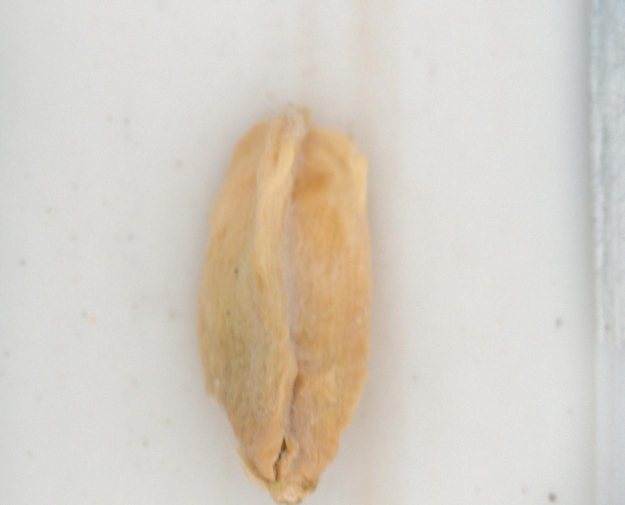
#> input picture data/test_wheat_2021/Wheat/Test Samples/CFP-CK1/16401081_0.jpg, 1250 x 1010 px, found by its file name (shown at 1/2 size); its folder holds 4 pictures in this run
$ jupyter execute --allow-errors General.ipynb
#> lines starting #> are read from the running program, lines starting #| are printed output that depends on the picture; pictures that were not available may be replaced by others from this repository, and a replacement may not be noted
[cell 1]
# Data Processing Imports
import os
import numpy as np
import pandas as pd
from skimage.transform import resize, rotate, resize
from skimage.io import imread
import matplotlib.pyplot as plt
import random
import copy

# Logger Imports
import time
import logging
import sys
from logging.handlers import TimedRotatingFileHandler

# Model Specific Imports
from sklearn.model_selection import train_test_split
from matplotlib import pyplot as plt
from sklearn.linear_model import LogisticRegression
from sklearn import svm
from sklearn.model_selection import GridSearchCV
from sklearn.neighbors import KNeighborsClassifier
from sklearn.ensemble import RandomForestClassifier

# Visulaization and metrics
from sklearn.metrics import confusion_matrix, ConfusionMatrixDisplay
from sklearn.metrics import fbeta_score
from sklearn.metrics import roc_curve, auc, RocCurveDisplay

[cell 2]
# Sets up all standardized logger stuff
FORMATTER = logging.Formatter("%(asctime)s —  %(levelname)s — %(message)s")
LOG_FILE = "General_Script.log"

def get_console_handler():
    console_handler = logging.StreamHandler(sys.stdout)
    console_handler.setFormatter(FORMATTER)
    return console_handler

def get_file_handler():
    file_handler = TimedRotatingFileHandler(LOG_FILE, when='midnight')
    file_handler.setFormatter(FORMATTER)
    return file_handler

def get_logger(logger_name):
    logger = logging.getLogger(logger_name)

    if (logger.hasHandlers()): # important as removes duplicate loggers (and thus duplicate log entries)
        logger.handlers.clear()
    logger.setLevel(logging.DEBUG) # better to have too much log than not enough
    logger.addHandler(get_console_handler())
    logger.addHandler(get_file_handler())
    # with this pattern, it's rarely necessary to propagate the error up to parent
    logger.propagate = False
    return logger

logger = get_logger("General_Script")

[cell 3]
# Loads all data from files. NOTE, the folder in which the img's are stored in dictates there health class. See comments for folder class

Categories_Durum=['CFP-CK1','CFP-CK2'] # [Infected, Healthy]
Categories_Bread=['CFP-CK3','CFP-CK4'] # [Infected, Healthy]
Categories_Test_B179 = ['CFP-B179-A','CFP-B179-B'] # [Infected, Healthy]
Categories_Test_B223 = ['CFP-B223-A','CFP-B223-B'] # [Infected, Healthy]

Infected_Categories = ['CFP-CK1', 'CFP-CK3', 'CFP-B179-A', 'CFP-B223-A']

All_Categories = [Categories_Durum, Categories_Bread, Categories_Test_B179, Categories_Test_B223]

# Path to be recursively searched for images
datadir='/birl2/users/sch923/Thesis/Data/Wheat/TestSamples'

[cell 4]
# Pre-processing step
img_arr, label_arr = [],[]
total_imgs, total_infected, total_healthy = 0, 0, 0

# creating species specific data sets
for Categories in All_Categories:
    img_arr.append(list())
    label_arr.append(list())

    for i in Categories:
        logger.info(f'loading category: {i}')
        path=os.path.join(datadir,i)
        image_count = 0

        for img_path in os.listdir(path):
            img=imread(os.path.join(path,img_path))
#> img is the input picture: shape (1010, 1250, 3); mean R, G, B 212.9, 205.7, 194.8
            img_resized=resize(img,(150,150,3))
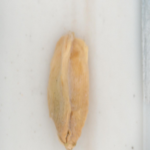
#> img_resized: shape (150, 150, 3) float64; mean R, G, B 0.835, 0.807, 0.764
            img_arr[len(img_arr)-1].append(img_resized) # Saves flat images
            label_arr[len(img_arr)-1].append(Categories.index(i)) # Applies category based on folder
            image_count += 1

        logger.info(f'loaded category: {i} successfully, found {image_count} images')

        # Entire Dataset metric collection
        total_imgs = total_imgs + image_count
        if i in Infected_Categories:
            total_infected = total_infected + image_count
        else:
            total_healthy = total_healthy + image_count

logger.info(f'Number Of Healthy Kernel Images Found: {total_healthy}')
logger.info(f'Number Of Infected Kernel Images Found: {total_infected}')
logger.info(f'Total Number Of Images Found: {total_imgs}')

[cell 5]
# Data augmentation step for smaller data sets (durum and bread)
# Ensures there is no bias introduced by training data size


def augment_img(img):
    rot_img = rotate(image=img, angle=random.uniform(-350, 350), mode='edge')
    # skimage.util.crop(rot_img, ((50, 100), (50, 50), (0,0)), copy=False))
    return rot_img

durum_len = len(img_arr[0])
bread_len = len(img_arr[1])
aug_img_arr = copy.deepcopy(img_arr)
aug_label_arr = copy.deepcopy(label_arr)

# Durum wheat data augmentation
i = durum_len
logger.info(f'Starting data augmentation for durum wheat datasets')
while i < (durum_len + bread_len):
    for img, label in zip(img_arr[0], label_arr[0]):
        aug_img_arr[0].append(augment_img(img))
        aug_label_arr[0].append(label)
        i = i + 1
        if i >= (durum_len + bread_len):
            break
#> this loop made 1 pass
#> pass 1, in augment_img, `rot_img = rotate(image=img, angle=random.uniform(-350, 350), mode='edg..`:
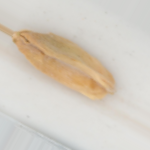
#> rot_img: shape (150, 150, 3) float64; mean R, G, B 0.835, 0.805, 0.761
#> pass 1, in augment_img (call 2), `rot_img = rotate(image=img, angle=random.uniform(-350, 350), mode='edg..`:
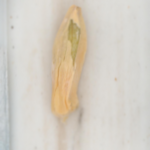
#> rot_img: shape (150, 150, 3) float64; mean of channels 0, 1, 2 0.835, 0.808, 0.765; drawn as R, G, B
#> after the loop:
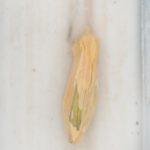
#> img: shape (150, 150, 3) float64; mean R, G, B 0.835, 0.808, 0.765
logger.info(f'Completed data augmentation for durum wheat datasets. Added ({(durum_len + bread_len) - durum_len})images.')

# Durum wheat data augmentation
i = bread_len
logger.info(f'Starting data augmentation for bread wheat datasets')
while i < (durum_len + bread_len):
    for img, label in zip(img_arr[1], label_arr[1]):
        aug_img_arr[1].append(augment_img(img))
        aug_label_arr[1].append(label)
        i = i + 1
        if i >= (durum_len + bread_len):
            break
#> this loop made 3 passes
#> pass 1, in augment_img (call 3), `rot_img = rotate(image=img, angle=random.uniform(-350, 350), mode='edg..`:
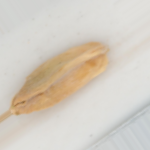
#> rot_img: shape (150, 150, 3) float64; mean R, G, B 0.835, 0.805, 0.761
#> pass 1, in augment_img (call 4), `rot_img = rotate(image=img, angle=random.uniform(-350, 350), mode='edg..`:
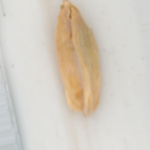
#> rot_img: shape (150, 150, 3) float64; mean of channels 0, 1, 2 0.836, 0.807, 0.764; drawn as R, G, B
#> pass 2, in augment_img (call 5), `rot_img = rotate(image=img, angle=random.uniform(-350, 350), mode='edg..`:
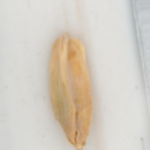
#> rot_img: shape (150, 150, 3) float64; mean R, G, B 0.835, 0.807, 0.764
#> pass 2, in augment_img (call 6), `rot_img = rotate(image=img, angle=random.uniform(-350, 350), mode='edg..`:
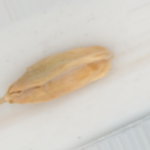
#> rot_img: shape (150, 150, 3) float64; mean of channels 0, 1, 2 0.836, 0.807, 0.764; drawn as R, G, B
logger.info(f'Completed data augmentation for bread wheat datasets. Added ({(durum_len + bread_len) - bread_len})images.')

[cell 6]
logger.info(f'Flattening images...')
aug_flat_arr, flat_arr = [], []

for group in aug_img_arr:
    aug_flat_arr.append(list())
    for img in group:
        aug_flat_arr[len(aug_flat_arr)-1].append(img.flatten())

for group in img_arr:
    flat_arr.append(list())
    for img in group:
        flat_arr[len(flat_arr)-1].append(img.flatten())

logger.info(f'Image flattening complete!')
